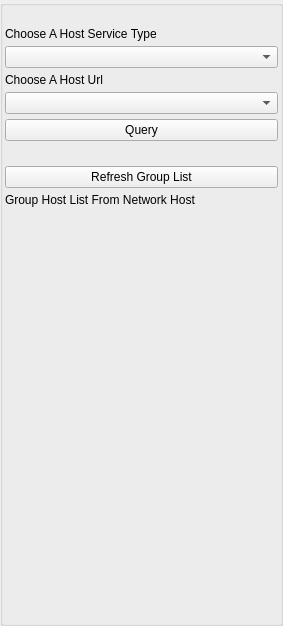
<?xml version="1.0" encoding="UTF-8"?>
<ui version="4.0">
 <class>AppletTestHostServiceUi</class>
 <widget class="QWidget" name="AppletTestHostServiceUi">
  <property name="geometry">
   <rect>
    <x>0</x>
    <y>0</y>
    <width>283</width>
    <height>626</height>
   </rect>
  </property>
  <property name="windowTitle">
   <string>Test Host Service</string>
  </property>
  <layout class="QVBoxLayout" name="verticalLayout">
   <property name="spacing">
    <number>0</number>
   </property>
   <property name="leftMargin">
    <number>0</number>
   </property>
   <property name="topMargin">
    <number>0</number>
   </property>
   <property name="rightMargin">
    <number>0</number>
   </property>
   <property name="bottomMargin">
    <number>0</number>
   </property>
   <item>
    <widget class="QGroupBox" name="ItemsGroupBox">
     <property name="minimumSize">
      <size>
       <width>0</width>
       <height>0</height>
      </size>
     </property>
     <property name="title">
      <string/>
     </property>
     <layout class="QVBoxLayout" name="verticalLayout_2">
      <property name="spacing">
       <number>5</number>
      </property>
      <property name="leftMargin">
       <number>2</number>
      </property>
      <property name="topMargin">
       <number>2</number>
      </property>
      <property name="rightMargin">
       <number>2</number>
      </property>
      <property name="bottomMargin">
       <number>2</number>
      </property>
      <item>
       <widget class="QLabel" name="m_StatusLabel">
        <property name="text">
         <string notr="true"/>
        </property>
       </widget>
      </item>
      <item>
       <widget class="QLabel" name="m_Label1">
        <property name="text">
         <string>Choose A Host Service Type</string>
        </property>
        <property name="wordWrap">
         <bool>true</bool>
        </property>
       </widget>
      </item>
      <item>
       <widget class="QComboBox" name="m_HostTypeComboBox"/>
      </item>
      <item>
       <widget class="QLabel" name="m_Label2">
        <property name="text">
         <string>Choose A Host Url</string>
        </property>
       </widget>
      </item>
      <item>
       <widget class="QComboBox" name="m_HostUrlComboBox"/>
      </item>
      <item>
       <widget class="QPushButton" name="m_QueryButton">
        <property name="sizePolicy">
         <sizepolicy hsizetype="Minimum" vsizetype="Preferred">
          <horstretch>0</horstretch>
          <verstretch>0</verstretch>
         </sizepolicy>
        </property>
        <property name="minimumSize">
         <size>
          <width>0</width>
          <height>0</height>
         </size>
        </property>
        <property name="text">
         <string>Query</string>
        </property>
       </widget>
      </item>
      <item>
       <widget class="QLabel" name="m_GroupUserStatusLabel">
        <property name="font">
         <font>
          <pointsize>10</pointsize>
         </font>
        </property>
        <property name="text">
         <string/>
        </property>
       </widget>
      </item>
      <item>
       <widget class="QPushButton" name="m_RefreshListButton">
        <property name="text">
         <string>Refresh Group List</string>
        </property>
       </widget>
      </item>
      <item>
       <widget class="QLabel" name="label">
        <property name="text">
         <string>Group Host List From Network Host</string>
        </property>
       </widget>
      </item>
      <item>
       <widget class="HostListWidget" name="m_HostListWidget" native="true">
        <property name="sizePolicy">
         <sizepolicy hsizetype="Expanding" vsizetype="Expanding">
          <horstretch>0</horstretch>
          <verstretch>0</verstretch>
         </sizepolicy>
        </property>
       </widget>
      </item>
     </layout>
    </widget>
   </item>
  </layout>
 </widget>
 <customwidgets>
  <customwidget>
   <class>HostListWidget</class>
   <extends>QWidget</extends>
   <header location="global">HostListWidget.h</header>
   <container>1</container>
  </customwidget>
 </customwidgets>
 <resources/>
 <connections/>
</ui>
